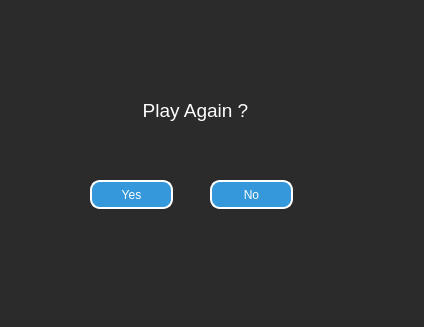
<?xml version="1.0" encoding="UTF-8"?>
<ui version="4.0">
 <class>Dialog</class>
 <widget class="QDialog" name="Dialog">
  <property name="geometry">
   <rect>
    <x>0</x>
    <y>0</y>
    <width>424</width>
    <height>327</height>
   </rect>
  </property>
  <property name="windowTitle">
   <string>Dialog</string>
  </property>
  <property name="styleSheet">
   <string notr="true">background-color: rgb(43, 43, 43);</string>
  </property>
  <widget class="QPushButton" name="yesbtn">
   <property name="geometry">
    <rect>
     <x>90</x>
     <y>180</y>
     <width>83</width>
     <height>29</height>
    </rect>
   </property>
   <property name="styleSheet">
    <string notr="true">QPushButton {
    background-color: #3498db; /* Background color */
    color: #ffffff;            /* Text color */
    border: 2px solid #ffffff; /* Border color and width */
    border-radius: 10px;       /* Edges sharpness */
    padding: 5px;              /* Padding for better spacing */

}</string>
   </property>
   <property name="text">
    <string>Yes</string>
   </property>
  </widget>
  <widget class="QPushButton" name="pushButton_2">
   <property name="geometry">
    <rect>
     <x>210</x>
     <y>180</y>
     <width>83</width>
     <height>29</height>
    </rect>
   </property>
   <property name="styleSheet">
    <string notr="true">QPushButton {
    background-color: #3498db; /* Background color */
    color: #ffffff;            /* Text color */
    border: 2px solid #ffffff; /* Border color and width */
    border-radius: 10px;       /* Edges sharpness */
    padding: 5px;              /* Padding for better spacing */

}</string>
   </property>
   <property name="text">
    <string>No</string>
   </property>
  </widget>
  <widget class="QLabel" name="label">
   <property name="geometry">
    <rect>
     <x>140</x>
     <y>90</y>
     <width>111</width>
     <height>41</height>
    </rect>
   </property>
   <property name="styleSheet">
    <string notr="true">color: rgb(255, 255, 255);
</string>
   </property>
   <property name="text">
    <string>&lt;html&gt;&lt;head/&gt;&lt;body&gt;&lt;p align=&quot;center&quot;&gt;&lt;span style=&quot; font-size:14pt; color:#ffffff;&quot;&gt;Play Again ?&lt;/span&gt;&lt;/p&gt;&lt;/body&gt;&lt;/html&gt;</string>
   </property>
  </widget>
 </widget>
 <resources/>
 <connections/>
</ui>
